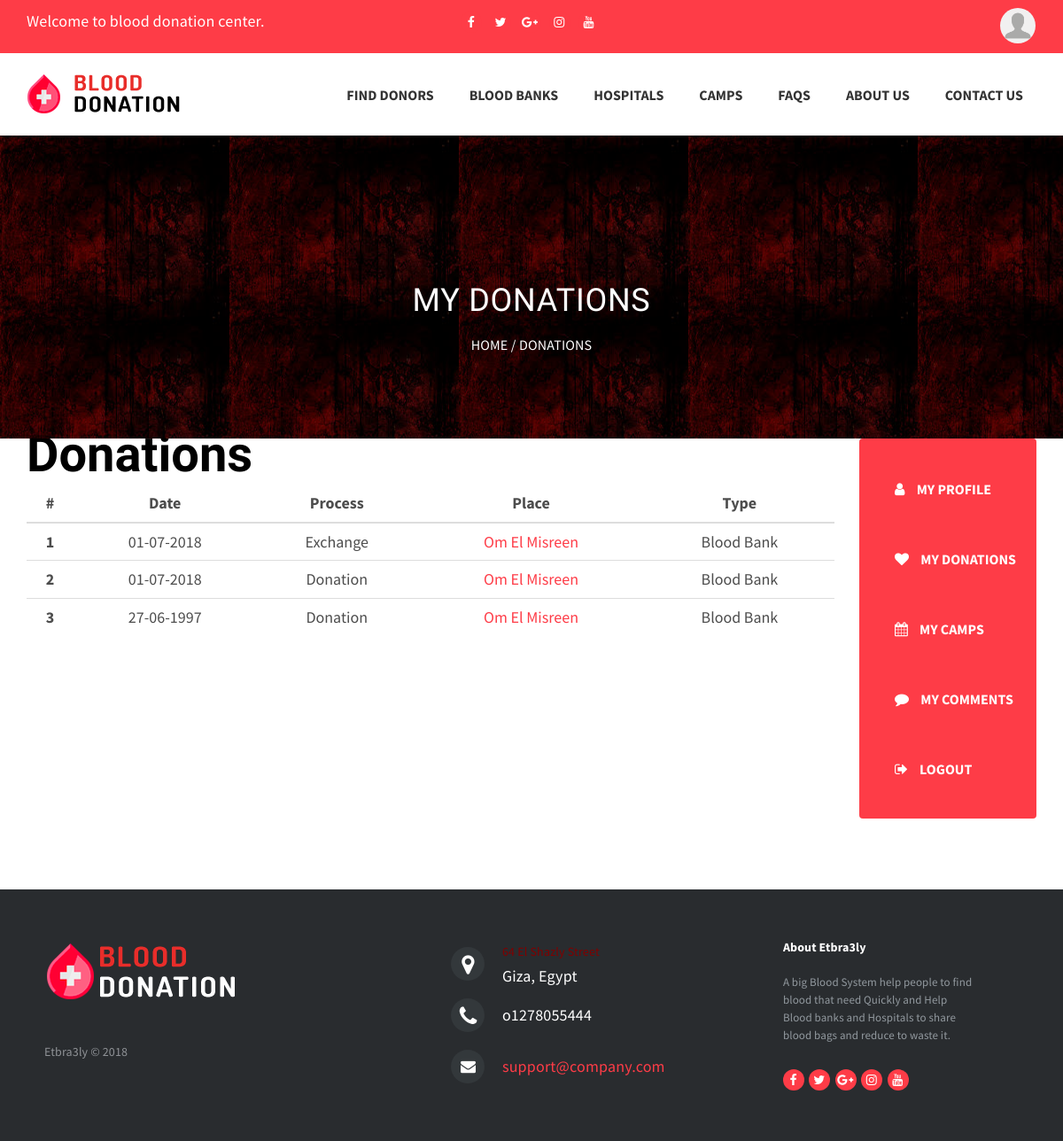
The app's page /APP/cpanel/DonorPages/DonorDonations.php (signed in) with its own data.
### tables this page shows
CREATE TABLE `process` (
  `processID` int(20) NOT NULL,
  `donorID` int(20) NOT NULL,
  `organizationID` int(20) NOT NULL,
  `donatedBloodBagID` int(20) NOT NULL,
  `neededBloodBagID` int(20) DEFAULT NULL,
  `date` varchar(20) NOT NULL,
  `processType` varchar(20) NOT NULL
);

CREATE TABLE `organization` (
  `organizationID` int(20) NOT NULL,
  `name` varchar(100) NOT NULL,
  `address` varchar(100) NOT NULL,
  `district` varchar(50) NOT NULL,
  `city` varchar(50) NOT NULL,
  `phone1` int(20) NOT NULL,
  `phone2` int(20) NOT NULL,
  `email` varchar(20) NOT NULL,
  `username` varchar(20) NOT NULL,
  `password` varchar(20) NOT NULL,
  `logo` varchar(200) NOT NULL,
  `type` varchar(10) NOT NULL
);

### APP/lib/donor.php (called while the page is built, shortened)
<?php
require_once '../../config.php';
class Donor
{
    public static function retreiveDonorById($donorID)
    {
        global $dbh;
        $sql = $dbh->prepare("SELECT * FROM donor WHERE donorID='$donorID'");
        $sql->execute();
        $donor = $sql->fetch(PDO::FETCH_ASSOC);
        return $donor;
    }
}

### APP/lib/process.php (called while the page is built, shortened)
<?php
require_once '../../config.php';
class Process
{
    public static function retrieveProcessesByDonorID($donorID)
    {
        global $dbh;
        $sql = $dbh->prepare("SELECT *  FROM process WHERE donorID ='$donorID' ORDER BY processID DESC");
        if($sql->execute()){
            return $sql->fetchAll(PDO::FETCH_ASSOC);
        }else{
            return false;
        }
    }
}

### APP/lib/organization.php (called while the page is built, shortened)
<?php
require_once '../../config.php';
class Organization
{
    public static function retreiveOrganizationById($organizationID)
    {
        global $dbh;
        $sql = $dbh->prepare("SELECT * FROM organization WHERE organizationID='$organizationID'");
        $sql->execute();
        $organization = $sql->fetch(PDO::FETCH_ASSOC);
        return $organization;
    }
}

### APP/cpanel/DonorPages/DonorDonations.php (the view, shortened to what this page needs)
<?php
    require_once 'DonorSession.php';
    require_once '../../lib/process.php';
    require_once '../../lib/organization.php';
    require_once '../../lib/donor.php';
    $loginDonor = Donor::retreiveDonorById($_SESSION['donorID']);
?>
<link type="text/css" rel="stylesheet" href="https://cdn.jotfor.ms/css/styles/buttons/form-submit-button-light.css?3.3.5398"/>
<link href="https://cdn.jotfor.ms/static/formCss.css?3.3.5398" rel="stylesheet" type="text/css" />
<link type="text/css" media="print" rel="stylesheet" href="https://cdn.jotfor.ms/css/printForm.css?3.3.5398" />
<link type="text/css" rel="stylesheet" href="https://cdn.jotfor.ms/css/styles/nova.css?3.3.5398" />
<link type="text/css" rel="stylesheet" href="https://cdn.jotfor.ms/themes/CSS/566a91c2977cdfcd478b4567.css?themeRevisionID=59fb4852cf3bfe589c6c6f21"/>
        <section class="page-header" data-stellar-background-ratio="1.2">
            <div class="container">
                <div class="row">
                    <div class="col-sm-12 text-center">
                        <h3>
                            My Donations
                        </h3>
                        <p class="page-breadcrumb">
                            <a href="DonorHome.php">Home</a> / Donations
                        </p>
                    </div>
                </div>
            </div>
        </section>
	<section>
			<div class="container">
                            <div class="left-container-donor-account">
                                <section>
                                        <ul class="form-section page-section">
                                                  <li id="cid_10" class="form-input-wide" data-type="control_head">
                                                        <div class="form-header-group ">
                                                          <div class="header-text httal htvam">
                                                                <h1 id="header_10" class="form-header" data-component="header">
                                                                  Donations
                                                                </h1>
                                                          </div>
                                                        </div>
                                                  </li>
                                        </ul>
                                        <table class="table">
                                                <thead class="thead-dark">
                                                        <tr>
                                                                <th scope="col">#</th>
                                                                <th scope="col">Date</th>
                                                                <th scope="col">Process</th>
                                                                <th scope="col">Place</th>
                                                                <th scope="col">Type</th>
                                                        </tr>
                                                </thead>
                                                <tbody>
                                                    <?php
                                                        $count = 1;
                                                        $processes = Process::retrieveProcessesByDonorID($loginDonor['donorID']);
                                                        if(is_array($processes) && count($processes)>0){
                                                            foreach ($processes as $process) {
                                                                $place = Organization::retreiveOrganizationById($process['organizationID']);
                                                                echo '<tr>
                                                                        <th scope="row">'.$count++.'</th>
                                                                        <td>'.$process['date'].'</td>
                                                                        <td>'.$process['processType'].'</td>
                                                                        <td><a href="DonorHospitalDetails.php?id='.$place['organizationID'].'">'.$place['name'].'</a></td>
                                                                        <td>'.$place['type'].'</td>
                                                                    </tr>';
                                                            }
                                                        }else{
                                                            echo '<tr>
                                                                <td colspan="5" style="text-align:center" scope="row"> There is no Donations !!!</td>
                                                            </tr>';
                                                        }
                                                    ?>
                                                </tbody>
                                        </table>
                                </section>
                            </div>
			</div>
		</section>

### APP/cpanel/template/css/base.css (style rules this page uses)
.footer-distributed { background-color: #292c2f; box-shadow: 0 1px 1px 0 rgba(0, 0, 0, 0.12); box-sizing: border-box; width: 100%; text-align: left; font: bold 16px sans-serif; padding: 55px 50px; margin-top: 80px; }
.footer-distributed .footer-left, .footer-distributed .footer-center, .footer-distributed .footer-right { display: inline-block; vertical-align: top; }
.footer-distributed .footer-left { width: 40%; }
.footer-distributed h3 { color: #ffffff; font: normal 36px 'Cookie', cursive; margin: 0; }
.footer-distributed .footer-company-name { color: #8f9296; font-size: 14px; font-weight: normal; margin: 0; }
.footer-distributed .footer-center { width: 35%; }
.footer-distributed .footer-center i { background-color: #33383b; color: #ffffff; font-size: 25px; width: 38px; height: 38px; border-radius: 50%; text-align: center; line-height: 42px; margin: 10px 15px; vertical-align: middle; }
.footer-distributed .footer-center i.fa-envelope { font-size: 17px; line-height: 38px; }
.footer-distributed .footer-center p { display: inline-block; color: #ffffff; vertical-align: middle; margin:0; }
.footer-distributed .footer-center p span { display:block; font-weight: normal; font-size:14px; line-height:2; }
.footer-distributed .footer-center p a { color: #5383d3; text-decoration: none;; }
.footer-distributed .footer-right { width: 20%; }
.footer-distributed .footer-company-about { line-height: 20px; color: #92999f; font-size: 13px; font-weight: normal; margin: 0; }
.footer-distributed .footer-company-about span { display: block; color: #ffffff; font-size: 14px; font-weight: bold; margin-bottom: 20px; }
.right-right-container a { float: right; color: white; margin-top: 3px; font-size: 35px; font-family: 'Dosis', sans-serif; border: 1px; border-color: #FE3C47; border-style: solid; background: #FE3C47; }
.top-bar-social { float:left; }
.left-container { width: 43%; height: 100%; float:left; margin-right:0px; padding-right:0px; }
.right-container { width: 57%; height: 100%; float:right; margin-left:0px; padding-left:0px; }
.left-right-container { width: 50%; height: 100%; float:left }
.right-right-container { width: 50%; height: 100%; float:right }
span { color:#800000; font:bold; }
.left-container-donor-account { width: 80%; height: 100%; float:left; margin-right:0px; padding-right:0px; }
.right-container-donor-account { width: 20%; height: 100%; float:right; margin-left:0px; padding-left:0px; }
.sidenav { height: auto; width: 200px; z-index: 1; top: 0; right: 0; background-color: #FE3C47; overflow-x: hidden; float: right }
.sidenav a { margin: 10px 0px; display: block; }
.sidenav a i { color: #fff; padding-right:10px }

### APP/cpanel/DonorPages/DonorDonations.php (style rules this page uses)
th,td { text-align: center }

### records on screen
process: date "01-07-2018", processType "Exchange", organizationID.name "Om El Misreen", organizationID.type "Blood Bank"
process: date "01-07-2018", processType "Donation", organizationID.name "Om El Misreen", organizationID.type "Blood Bank"
process: date "27-06-1997", processType "Donation", organizationID.name "Om El Misreen", organizationID.type "Blood Bank"
